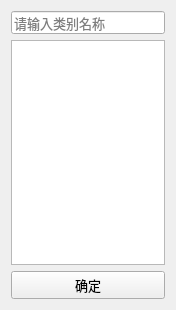
<?xml version="1.0" encoding="UTF-8"?>
<ui version="4.0">
 <class>label_window</class>
 <widget class="QWidget" name="label_window">
  <property name="windowModality">
   <enum>Qt::ApplicationModal</enum>
  </property>
  <property name="geometry">
   <rect>
    <x>0</x>
    <y>0</y>
    <width>176</width>
    <height>310</height>
   </rect>
  </property>
  <property name="windowTitle">
   <string>类别列表      </string>
  </property>
  <property name="windowIcon">
   <iconset>
    <normaloff>images/logo.png</normaloff>images/logo.png</iconset>
  </property>
  <layout class="QVBoxLayout" name="verticalLayout">
   <item>
    <widget class="QLineEdit" name="lineEdit">
     <property name="font">
      <font>
       <pointsize>10</pointsize>
      </font>
     </property>
     <property name="toolTip">
      <string/>
     </property>
     <property name="text">
      <string/>
     </property>
     <property name="placeholderText">
      <string>请输入类别名称</string>
     </property>
    </widget>
   </item>
   <item>
    <widget class="QListWidget" name="listWidget">
     <property name="font">
      <font>
       <pointsize>10</pointsize>
      </font>
     </property>
    </widget>
   </item>
   <item>
    <widget class="QPushButton" name="pushButton">
     <property name="font">
      <font>
       <pointsize>10</pointsize>
      </font>
     </property>
     <property name="text">
      <string>确定</string>
     </property>
    </widget>
   </item>
  </layout>
 </widget>
 <resources/>
 <connections/>
</ui>
